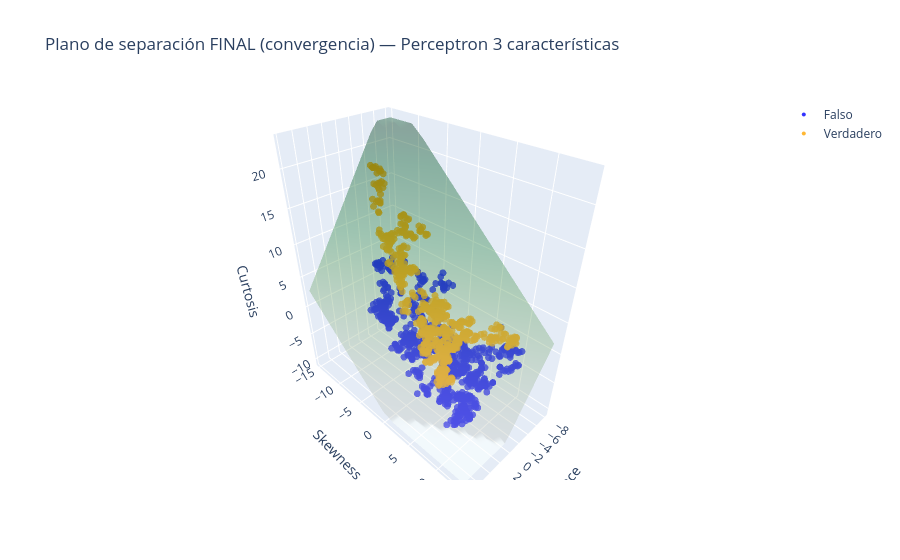

This figure's notebook cell:
### Markdown cell above
### 6.5.4 Plano de separación FINAL sobre la dispersión 3D (convergencia)

Con los **pesos finales** (después del entrenamiento), el plano de separación muestra la convergencia del Perceptron.

### Code cell
# Pesos FINALES (después del entrenamiento)
b_f  = float(ppn3.w_historical[-1][0])
w1_f = float(ppn3.w_historical[-1][1])
w2_f = float(ppn3.w_historical[-1][2])
w3_f = float(ppn3.w_historical[-1][3])

print("Pesos finales → b:", b_f, " w1:", w1_f, " w2:", w2_f, " w3:", w3_f)

# Evitar división por cero para w3
eps = 1e-8
if abs(w3_f) < eps:
    w3_f = np.sign(w3_f) * eps if w3_f != 0 else eps

# Malla para el plano final (reutilizamos x1_range, x2_range, x1_m, x2_m de la celda anterior)
x3_plane_final = (-w1_f * x1_m - w2_f * x2_m - b_f) / w3_f
# Reemplazar no finitos y recortar al rango de los datos
x3_plane_final = np.nan_to_num(x3_plane_final, nan=np.nanmean(X3[:,2]), posinf=np.max(X3[:,2]), neginf=np.min(X3[:,2]))
x3_plane_final = np.clip(x3_plane_final, X3[:, 2].min() - 5, X3[:, 2].max() + 5)

fig_final3d = go.Figure()

# Puntos de datos
for cls_val in [0, 1]:
    mask = (y3 == cls_val)
    fig_final3d.add_trace(go.Scatter3d(
        x=X3[mask, 0], y=X3[mask, 1], z=X3[mask, 2],
        mode='markers',
        marker=dict(size=4, color=color_map[cls_val], opacity=0.8),
        name=cls_name_map[cls_val]
    ))

# Plano final: pasar x1_range (1D), x2_range (1D) y z (2D)
fig_final3d.add_trace(go.Surface(
    x=x1_range, y=x2_range, z=x3_plane_final,
    opacity=0.4,
    colorscale='Greens',
    showscale=False,
    name='Plano final'
))

fig_final3d.update_layout(
    scene=dict(
        xaxis=dict(title=best_features_3[0].capitalize()),
        yaxis=dict(title=best_features_3[1].capitalize()),
        zaxis=dict(title=best_features_3[2].capitalize()),
    ),
    title='Plano de separación FINAL (convergencia) — Perceptron 3 características'
)
fig_final3d.show()

### Figure 1 — Plotly figure (JSON) as saved in the notebook; plotly's stock layout.template omitted (floating-point values rounded to 4 significant figures; data arrays with more than 128 entries replaced by an {"elided": "..."} marker saying what was removed)
{"data": [{"marker": {"color": "blue", "opacity": 0.8, "size": 4}, "mode": "markers", "name": "Falso", "type": "scatter3d", "x": {"elided": "762 float values"}, "y": {"elided": "762 float values"}, "z": {"elided": "762 float values"}}, {"marker": {"color": "orange", "opacity": 0.8, "size": 4}, "mode": "markers", "name": "Verdadero", "type": "scatter3d", "x": {"elided": "610 float values"}, "y": {"elided": "610 float values"}, "z": {"elided": "610 float values"}}, {"colorscale": [[0, "rgb(247,252,245)"], [0.125, "rgb(229,245,224)"], [0.25, "rgb(199,233,192)"], [0.375, "rgb(161,217,155)"], [0.5, "rgb(116,196,118)"], [0.625, "rgb(65,171,93)"], [0.75, "rgb(35,139,69)"], [0.875, "rgb(0,109,44)"], [1, "rgb(0,68,27)"]], "name": "Plano final", "opacity": 0.4, "showscale": false, "type": "surface", "x": [-8.042, -6.909, -5.775, -4.642, -3.509, -2.375, -1.242, -0.1087, 1.025, 2.158, 3.291, 4.425, 5.558, 6.691, 7.825], "y": [-14.77, -12.72, -10.67, -8.618, -6.566, -4.514, -2.463, -0.4108, 1.641, 3.693, 5.745, 7.796, 9.848, 11.9, 13.95], "z": {"elided": "15x15 float values"}}], "layout": {"scene": {"xaxis": {"title": {"text": "Variance"}}, "yaxis": {"title": {"text": "Skewness"}}, "zaxis": {"title": {"text": "Curtosis"}}}, "title": {"text": "Plano de separación FINAL (convergencia) — Perceptron 3 características"}}}
